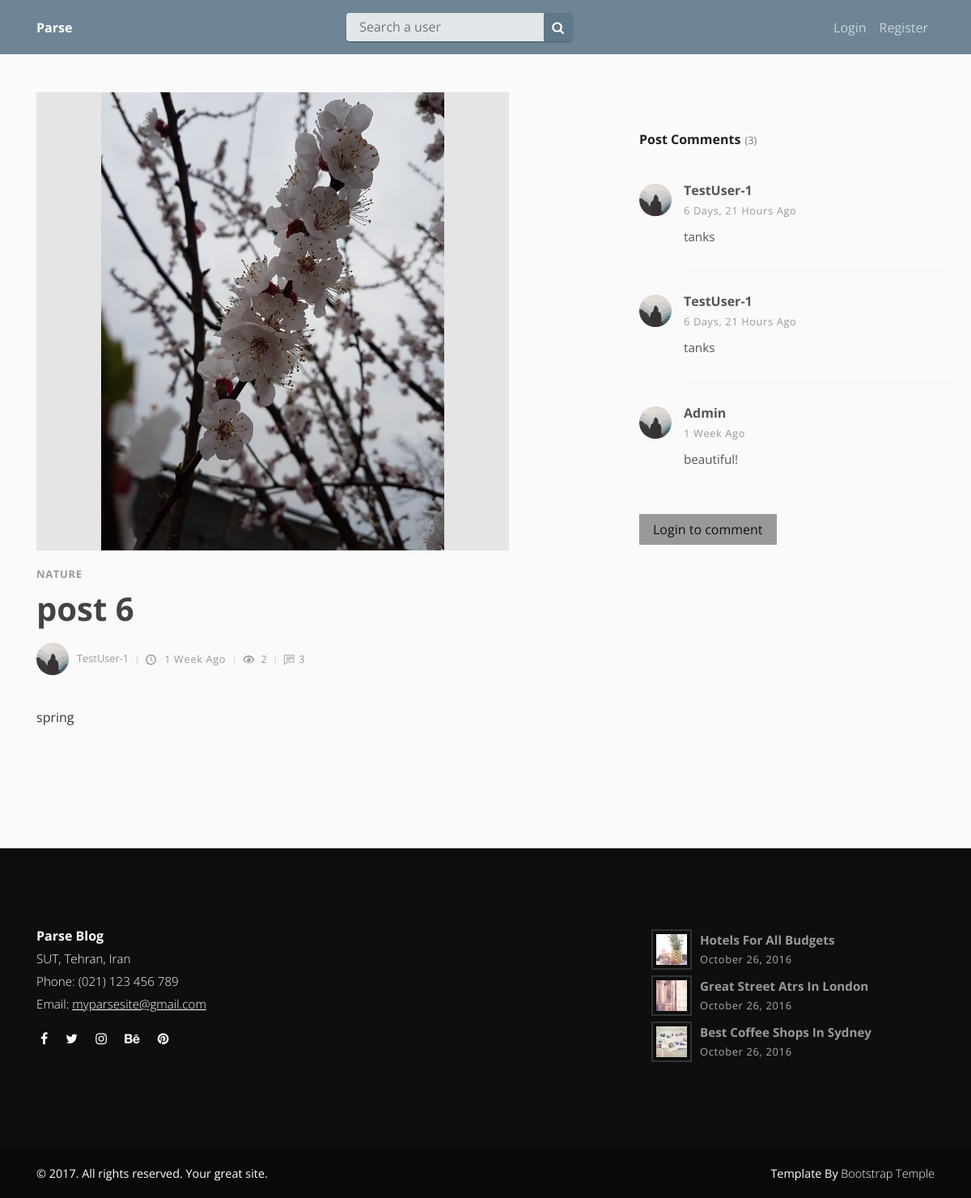
Page /post/6/ on the committed database.
### blog/models.py (models this page shows, shortened)
class Post(models.Model):
    author = models.ForeignKey(User, on_delete=models.CASCADE)
    title = models.CharField(max_length=80)
    image = models.ImageField(upload_to='post_image')
    content = models.TextField()
    updated = models.DateTimeField(auto_now=True)
    date_posted = models.DateTimeField(auto_now_add=True)
    categories = models.ManyToManyField(Category)
    @property
    def get_comments(self):
        return self.comments.all().order_by('-timestamp')
    @property
    def comment_count(self):
        return Comment.objects.filter(post=self).count()
    @property
    def view_count(self):
        return PostView.objects.filter(post=self).count()

class Category(models.Model):
    title = models.CharField(max_length=20)
    def __str__(self):
        return self.title

class Comment(models.Model):
    user = models.ForeignKey(User, on_delete=models.CASCADE)
    timestamp = models.DateTimeField(auto_now_add=True)
    content = models.TextField()
    post = models.ForeignKey(
        'Post', related_name='comments', on_delete=models.CASCADE)

### users/models.py (models this page shows, shortened)
class profile(models.Model):
    user = models.OneToOneField(User, on_delete=models.CASCADE)
    image = models.ImageField(default='default.jpg', upload_to='profile_pics')
    bio = models.CharField(max_length=200, blank=True)

### blog/views.py (the view)
# urls.py: path('post/<pk>/', PostDetailView.as_view(), name='post-detail'),
class PostDetailView(DetailView):
    model = Post
    template_name = 'blog/post.html'
    context_object_name = 'post'
    form = CommentForm()
    def get_object(self):
        obj = super().get_object()
        if self.request.user.is_authenticated:
            PostView.objects.get_or_create(
                user=self.request.user,
                post=obj
            )
        return obj
    def get_context_data(self, **kwargs):
        is_saved = False
        if self.request.user.is_authenticated:
            post = self.get_object()
            is_saved = post_is_saved(post.pk, self.request.user)
        category_count = get_category_count()
        most_recent = Post.objects.order_by('-date_posted')[:3]
        context = super().get_context_data(**kwargs)
        context['is_saved'] = is_saved
        context['most_recent'] = most_recent
        context['page_request_var'] = "page"
        context['category_count'] = category_count
        context['form'] = self.form
        return context
    def post(self, request, *args, **kwargs):
        form = CommentForm(request.POST)
        if form.is_valid():
            post = self.get_object()
            form.instance.user = request.user
            form.instance.post = post
            form.save()
            return redirect(reverse("post-detail", kwargs={
                'pk': post.pk
            }))

### blog/forms.py
class CommentForm(forms.ModelForm):
    content = forms.CharField(widget=forms.Textarea(attrs={
        'class': 'form-control',
        'placeholder': 'Type your comment',
        'id': 'usercomment',
        'rows': '4'
    }))
    class Meta:
        model = Comment
        fields = ('content', )

### blog/views.py (called while the page is built)
def get_category_count():
    queryset = Post \
        .objects \
        .values('categories__title') \
        .annotate(Count('categories__title')) \
        .order_by('categories__title__count') \
        .reverse()
    return queryset

### blog/templates/blog/post.html (shortened to what this page needs)
{% extends 'blog/base.html' %}
{% load static %}
{% block content %}
    <div class="container">
      <div class="row">
        <main class="post blog-post col-lg-8">
          <div class="container">
            <div class="post-single">
              <div class="post-thumbnail"><img src="{{ post.image.url }}" alt="..." class="img-fluid"></div>
              <div class="post-details">
                <div class="post-meta d-flex justify-content-between">
                  <div class="category">
                    {% for cat in post.categories.all %}
                    <a href="#">{{ cat }}</a>
                    {% endfor %}
                  </div>
                </div>
                <h1>{{ post.title }}
                </h1>
                <div class="post-footer d-flex align-items-center flex-column flex-sm-row">
                    <a href="{% url 'user-posts' post.author.username %}" class="author d-flex align-items-center flex-wrap">
                        <div class="avatar"><img src="{{ post.author.profile.image.url }}" alt="..." class="img-fluid"></div>
                        <div class="title"><span>{{ post.author.username }}</span></div>
                    </a>
                  <div class="d-flex align-items-center flex-wrap">
                    <div class="date"><i class="icon-clock"></i> {{ post.date_posted|timesince }} ago</div>
                    <div class="views"><i class="icon-eye"></i> {{ post.view_count }}</div>
                    <div class="comments meta-last"><i class="icon-comment"></i>{{ post.comment_count }}</div>
                  </div>
                </div>
                <div class="post-body">
                  {{ post.content | safe }}
                </div>
              </div>
            </div>
          </div>
        </main>
        <aside class="col-lg-4 post blog-post">
            <div class="post-comments">
              <header>
                <h3 class="h6">Post Comments<span class="no-of-comments">({{ post.comments.count }})</span></h3>
              </header>
              {% for comment in post.get_comments %}
              <div class="comment">
                <div class="comment-header d-flex justify-content-between">
                  <div class="user d-flex align-items-center">
                    <a href="{% url 'user-posts' comment.user.username %}" class="image">
                      {% if comment.user %}
                      <img src="{{ comment.post.author.profile.image.url }}" alt="..." class="img-fluid rounded-circle">
                      {% else %}
                      <img src="{% static 'blog/static_in_env/img/user.svg' %}" alt="..." class="img-fluid rounded-circle">
                      {% endif %}
                    </a>
                    <div class="title"><strong>{{ comment.user.username }}</strong><span class="date">{{ comment.timestamp|timesince }} ago</span></div>
                  </div>
                </div>
                <div class="comment-body">
                  <p>{{ comment.content }}</p>
                </div>
              </div>
              {% endfor %}
            </div>
            {% if request.user.is_authenticated %}
            <div class="add-comment">
              <header>
                <h3 class="h6">add a comment</h3>
              </header>
              <form method="POST" action="." class="commenting-form">
                {% csrf_token %}
                <div class="row">
                  <div class="form-group col-md-12">
                    {{ form }}
                  </div>
                  <div class="form-group col-md-12">
                    <button type="submit" class="btn btn-secondary">Submit Comment</button>
                  </div>
                </div>
              </form>
            </div>
            {% else %}
            <a href="{% url 'login' %}" class="btn btn-primary">Login to comment</a>
            {% endif %}
        </aside>
      </div>
    </div>
{% endblock content %}

### blog/static/blog/static_in_env/css/style.blue8.css (style rules this page uses)
body { overflow-x: hidden; }
strong { font-weight: 700; }
a, i, span { display: inline-block; text-decoration: none; -webkit-transition: all 0.3s; transition: all 0.3s; }
main, aside { padding: 50px 0 100px; }
.category a { color: #379392; letter-spacing: 0.08em; font-weight: 700; text-transform: uppercase; text-decoration: none; font-size: 13px; }
.category a::after { content: ','; color: #ddd; display: inline-block; margin-right: 5px; }
.category a:last-of-type::after { display: none; }
i[class*="icon-"] { -webkit-transform: translateY(3px); transform: translateY(3px); }
.btn { border-radius: 0 !important; }
h1, h2, h3, h4, h5, h6 { margin-bottom: 15px; }
.post-meta { margin: 10px 0; font-size: 0.8em; }
.post p:not(.lead) { font-weight: 400; color: #777; font-size: 0.95em; }
.post a { text-decoration: none; }
.post h3 { line-height: 1.1em; color: #222; -webkit-transition: all 0.3s; transition: all 0.3s; margin-bottom: 1rem; }
.post .category a { color: #999; letter-spacing: 0.05em; font-weight: 700; text-transform: uppercase; text-decoration: none; }
.post .date { letter-spacing: 0.05em; font-weight: 400; text-transform: uppercase; color: #aaa; }
.post .avatar { max-width: 40px; min-width: 40px; height: 40px; overflow: hidden; border-radius: 50%; margin-right: 10px; }
.post .title, .post .date, .post .comments, .post .views { font-weight: 400; color: #999; text-transform: capitalize; }
.post .title i, .post .date i, .post .comments i, .post .views i { margin-right: 5px; font-size: 1.1em; }
.post .title::after, .post .date::after, .post .comments::after, .post .views::after { content: '|'; display: inline-block; margin: 0 7px; font-size: 0.9em; color: #ccc; }
.post .meta-last::after { display: none; }
.blog-post { padding-left: 0; padding-right: 0; }
.blog-post .post-footer { font-size: 0.8em; }
.blog-post .post-thumbnail img { min-width: calc(80%); max-height: 566px; height: auto; max-width: calc(100% - 10px); object-fit: contain; margin-bottom: 10px; background-color: rgb(229, 229, 229); }
.blog-post h1 { color: #444; line-height: 1.1em; }
.blog-post .post-footer { margin-top: 20px; }
.blog-post .post-body { margin-top: 40px; }
.blog-post .post-comments { margin-top: 50px; }
.blog-post .post-comments span.no-of-comments { color: #777; font-size: 0.8em; margin-left: 5px; font-weight: 400; }
.blog-post .post-comments header { margin-bottom: 40px; }
.blog-post .post-comments .comment:last-of-type .comment-body { border-bottom: none; }
.blog-post .post-comments .image { margin-right: 15px; }
.blog-post .post-comments .title::after { display: none; }
.blog-post .post-comments img { max-width: 40px; min-width: 40px; height: 40px; }
.blog-post .post-comments strong { display: block; color: #555; }
.blog-post .post-comments span.date { font-size: 0.8em; color: #999; }
.blog-post .post-comments span.date::after { display: none; }
.blog-post .post-comments .comment-body { margin-left: 55px; margin-top: 10px; margin-bottom: 25px; padding-bottom: 15px; border-bottom: 1px solid #eee; }
.blog-post .post-comments p { font-size: 0.95em; color: #555; }
.btn { font-weight: normal; border: 1px solid transparent; padding: 0.5rem 1rem; font-size: 1rem; line-height: 1.25; border-radius: 0.25rem; -webkit-transition: all 0.15s ease-in-out; transition: all 0.15s ease-in-out; }
.btn-primary { color: #111; background-color: #999; border-color: #999; }
body { font-family: "Open Sans", sans-serif; font-size: 1rem; font-weight: normal; line-height: 1.5; color: #212529; background-color: #fff; }
a { color: #999; text-decoration: none; }
h1, h2, h3, h4, h5, h6, .h1, .h2, .h3, .h4, .h5, .h6 { margin-bottom: 0.5rem; font-family: inherit; font-weight: 700; line-height: 1.1; color: inherit; }
h1, .h1 { font-size: 2.5rem; }
h3, .h3 { font-size: 1.75rem; }
h6, .h6 { font-size: 1rem; }

### blog/static/blog/static_in_env/css/custom4.css (style rules this page uses)
body { background: #fafafa; color: #333333; margin-top: 4rem; font-family: "Open Sans", sans-serif; font-size: 1rem; font-weight: normal; }
h1, h2, h3, h4, h5, h6 { color: #444444; }

### rows in the picture
Post: image (picture), title "post 6", author.profile.image (placeholder picture), author.username "TestUser-1", date_posted "1 Week", view_count "2", comment_count "3", content "spring", comments.count "3"
Category: title "NATURE"
Comment: post.author.profile.image (placeholder picture), user.username "TestUser-1", timestamp "6 Days, 21 Hours", content "tanks"
Comment: post.author.profile.image (placeholder picture), user.username "TestUser-1", timestamp "6 Days, 21 Hours", content "tanks"
Comment: post.author.profile.image (placeholder picture), user.username "Admin", timestamp "1 Week", content "beautiful!"
